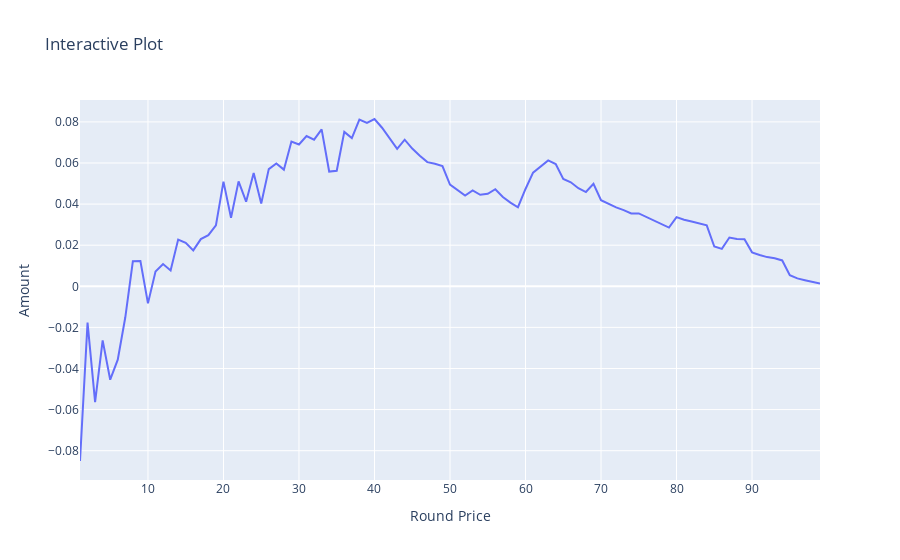

Notebook code cell kept with this figure:
### Code cell
import plotly.graph_objects as go
price_df['roi'] = price_df['profit_model'] / price_df['bet_amount_model']
price_df = price_df.query('round_price < 100.0')
# Create a trace for ROI
trace_roi = go.Scatter(
    x = price_df['round_price'],
    y = price_df['roi'],
    mode = 'lines',
    name = 'Profit Model'
)

data = [trace_roi]

# Define layout
layout = go.Layout(
    title = 'Interactive Plot',
    xaxis = dict(title = 'Round Price'),
    yaxis = dict(title = 'Amount'),
)

# Define the figure
fig = go.Figure(data=data, layout=layout)

# Show the figure
fig.show()

### Figure 1 — Plotly figure (JSON) as saved in the notebook; plotly's stock layout.template omitted (floating-point values rounded to 4 significant figures)
{"data": [{"mode": "lines", "name": "Profit Model", "type": "scatter", "x": [1, 2, 3, 4, 5, 6, 7, 8, 9, 10, 11, 12, 13, 14, 15, 16, 17, 18, 19, 20, 21, 22, 23, 24, 25, 26, 27, 28, 29, 30, 31, 32, 33, 34, 35, 36, 37, 38, 39, 40, 41, 42, 43, 44, 45, 46, 47, 48, 49, 50, 51, 52, 53, 54, 55, 56, 57, 58, 59, 60, 61, 62, 63, 64, 65, 66, 67, 68, 69, 70, 71, 72, 73, 74, 75, 76, 77, 78, 79, 80, 81, 82, 83, 84, 85, 86, 87, 88, 89, 90, 91, 92, 93, 94, 95, 96, 97, 98, 99], "y": [-0.08501, -0.01767, -0.05639, -0.02629, -0.04545, -0.03573, -0.01507, 0.01215, 0.01225, -0.008312, 0.00714, 0.0108, 0.007715, 0.02276, 0.02115, 0.01749, 0.02295, 0.02486, 0.02964, 0.05095, 0.03335, 0.05105, 0.04119, 0.05517, 0.04029, 0.05703, 0.05977, 0.05677, 0.07044, 0.06901, 0.07313, 0.07134, 0.07638, 0.05584, 0.05623, 0.07515, 0.07211, 0.08111, 0.07946, 0.08141, 0.07716, 0.07194, 0.06684, 0.07134, 0.06701, 0.06356, 0.06043, 0.05966, 0.05847, 0.0495, 0.04682, 0.04415, 0.04662, 0.04451, 0.04499, 0.04722, 0.04346, 0.0407, 0.03847, 0.04736, 0.05529, 0.05834, 0.06127, 0.05946, 0.05223, 0.05062, 0.04773, 0.04588, 0.04983, 0.04192, 0.04014, 0.03839, 0.03706, 0.03544, 0.03546, 0.03377, 0.03224, 0.03063, 0.02857, 0.03366, 0.03237, 0.03152, 0.03062, 0.02964, 0.01936, 0.01822, 0.02375, 0.02303, 0.0229, 0.01653, 0.01524, 0.01421, 0.01362, 0.01257, 0.005382, 0.003838, 0.002977, 0.002042, 0.001345]}], "layout": {"title": {"text": "Interactive Plot"}, "xaxis": {"title": {"text": "Round Price"}}, "yaxis": {"title": {"text": "Amount"}}}}
